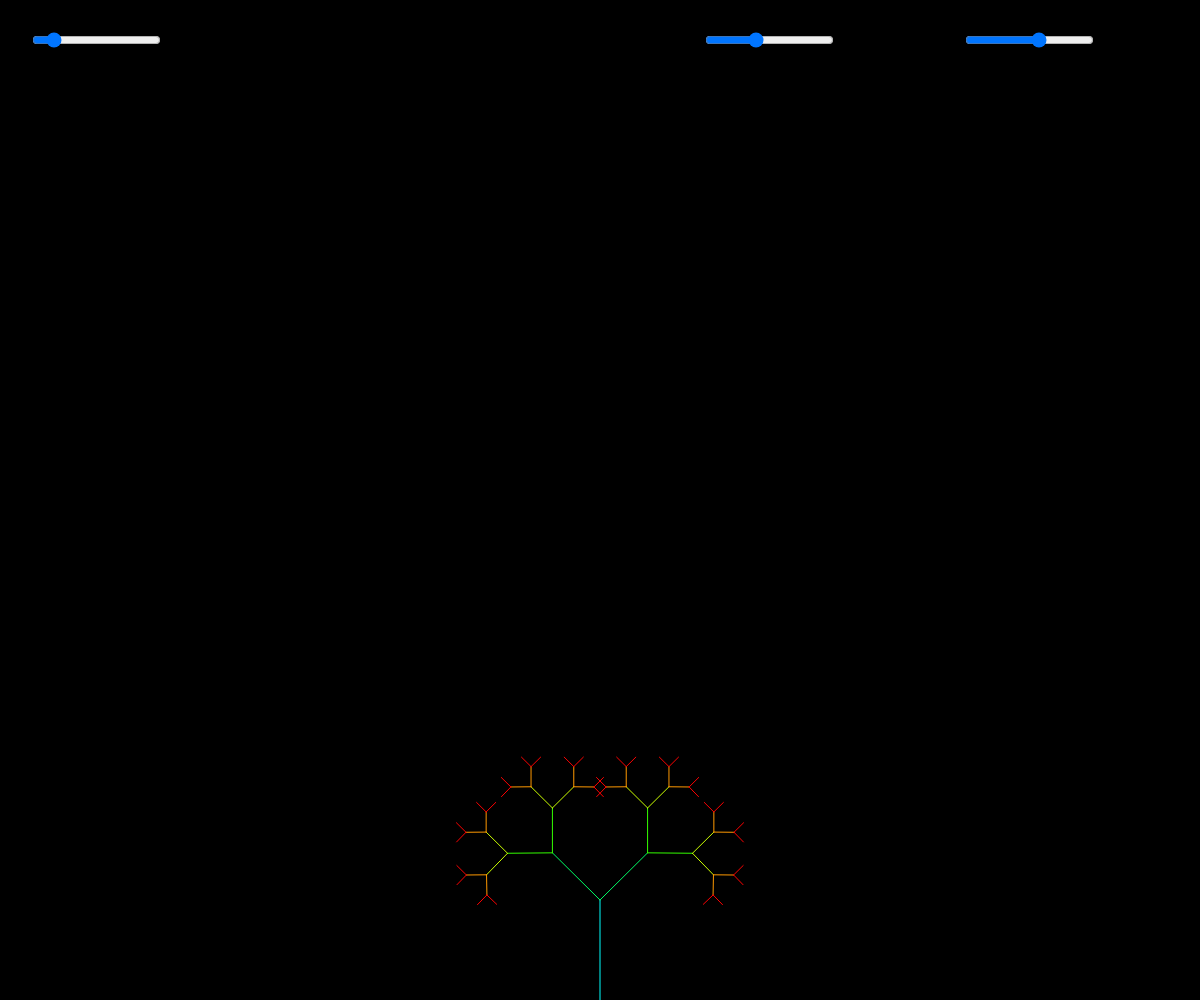
Frame 1 (no input)
Frame 60 (no input): identical to frame 1, image omitted
Frame 120 (the mouse pressed at the canvas centre since frame 60): identical to frame 1, image omitted

The p5.js sketch that drew this single still picture (run headless with seeded random() and noise() and a simulated clock; from frame 60 on, the mouse is pressed at the canvas centre):

// p5.js sketch
// ── sketch.js
let li = 100;
let ang;
let ainit = 0;
let slidera;
let sliderb;
let sliderc;

function setup() {
  createCanvas(windowWidth, windowHeight);
  background(220);
  colorMode(HSB);
  angleMode(RADIANS);
  ang = PI/4;
  slidera = createSlider(0,TWO_PI,PI/4,.01).position(30, 30);
  sliderb = createSlider(0,13,5,1).position(width/2 + 103, 30);
  sliderc = createSlider(0.2,1,0.67,0.01).position(width - 30 - 207, 30);
}

function draw() {
  background(0);
  ang = slidera.value();
  //ang+=0.01;
  let nb = sliderb.value();
  Branche([width/2, height], li, ang,  ainit, nb);

}

function Branche(coord, lon, astp, a, n) {
  if (n < 0) {
    return;
  }
  let x = coord[0] - lon * sin(a-PI);
  let y = coord[1] + lon * cos(a-PI);
  stroke(36*n % 361,255,255);
  line(coord[0], coord[1], x, y);
  Branche([x, y], lon*sliderc.value(),astp,a + astp, n - 1);
  Branche([x, y], lon*sliderc.value(),astp,a - astp, n - 1);
  //Branche([x, y], lon*sliderc.value(),astp,a       , n - 1);
}
